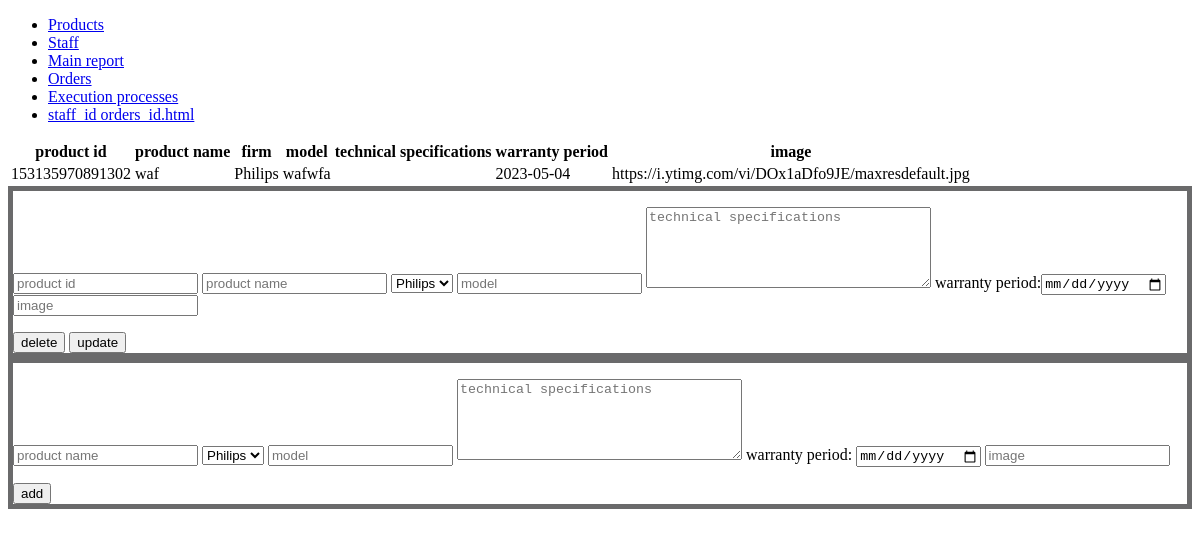
The page /Products (signed in) on the database its author committed.
### tables this page shows
CREATE TABLE "Products" (
	"product_id"	INTEGER NOT NULL UNIQUE,
	"product_name"	TEXT NOT NULL,
	"firm"	TEXT NOT NULL,
	"model"	TEXT NOT NULL,
	"technical_specifications"	TEXT,
	"warranty_period"	TEXT,
	"image"	TEXT,
	PRIMARY KEY("product_id")
);

### Back_flask.py (the view, shortened to what this page needs)
@app.route("/Products", methods = ["POST", "GET"])
def Products():
    if "Logged" not in session:
        return redirect(url_for("login"))
    return render_template("Products.html", title = "Products", table = repos.Products_showAll())

### DB/repos.py (called while the page is built)
def Products_showAll():
    con = sqlite3.connect("DB/HAR_DB.db")
    c = con.cursor()
    allProducts = c.execute("SELECT * FROM Products").fetchall()
    c.close()
    con.close()
    return allProducts

### templates/Products.html (shortened to what this page needs)
{% extends "base.html" %}
{% block navigation %}
    {{super()}}
{% endblock %}
{% block content %}
    <table class="filling_0">
        <thead>
            <tr>
                <th>product id</th>
                <th>product name</th>
                <th>firm</th>
                <th>model</th>
                <th>technical specifications</th>
                <th>warranty period</th>
                <th>image</th>
            </tr>
        </thead>
        <tbody>
            {% for row in table -%}
            <tr>
                {% for item in row -%}
                <td>{{item}}</td>
                {% endfor -%}
            </tr>
            {% endfor -%}
        </tbody>
    </table>
    <form action="/Products?operation=deleteOrUpdate" method="POST" class="action">
        <p class="filling_input_0 last">
            <input class="n_0" type="number" placeholder="product id" name="product_id" readonly>
            <input class="n_1" type="text" placeholder="product name" name="product_name">
            <select class="n_2" name="firm" title="firm">
                <option>Philips</option>
            </select>
            <input class="n_3" type="text" placeholder="model" name="model">
            <textarea class="n_4" placeholder="technical specifications" name="technical_specifications" rows="5" cols="33"></textarea>
            <label for="warranty_period">warranty period:</label><input class="n_5" type="date" placeholder="warranty period" name="warranty_period">
            <input class="n_6" type="text" placeholder="image" name="image">
        </p>
    <input type="submit" name="delete" value="delete">
    <input type="submit" name="update" value="update">
    </form>
    <form action="/Products?operation=add" method="POST" class="action">
        <p class="group_adding last">
            <input type="text" placeholder="product name" name="product_name">
            <select name="firm" title="firm">
                <option>Philips</option>
            </select>
            <input type="text" placeholder="model" name="model">
            <textarea placeholder="technical specifications" name="technical_specifications" rows="5" cols="33"></textarea>
            <label>warranty period:</label>
            <input type="date" placeholder="warranty period" name="warranty_period">
            <input type="text" placeholder="image" name="image">
        </p>
        <input type="submit" name="add" value="add">
    </form>
{% endblock %}

### static/css/style.css (style rules this page uses)
.action { border:rgb(106, 106, 107) solid thick; }

### rows shown on the page
Products: product_id "153135970891302", product_name "waf", firm "Philips", model "wafwfa", warranty_period "2023-05-04", image "https://i.ytimg.com/vi/DOx1aDfo9JE/maxresdefault.jpg"
